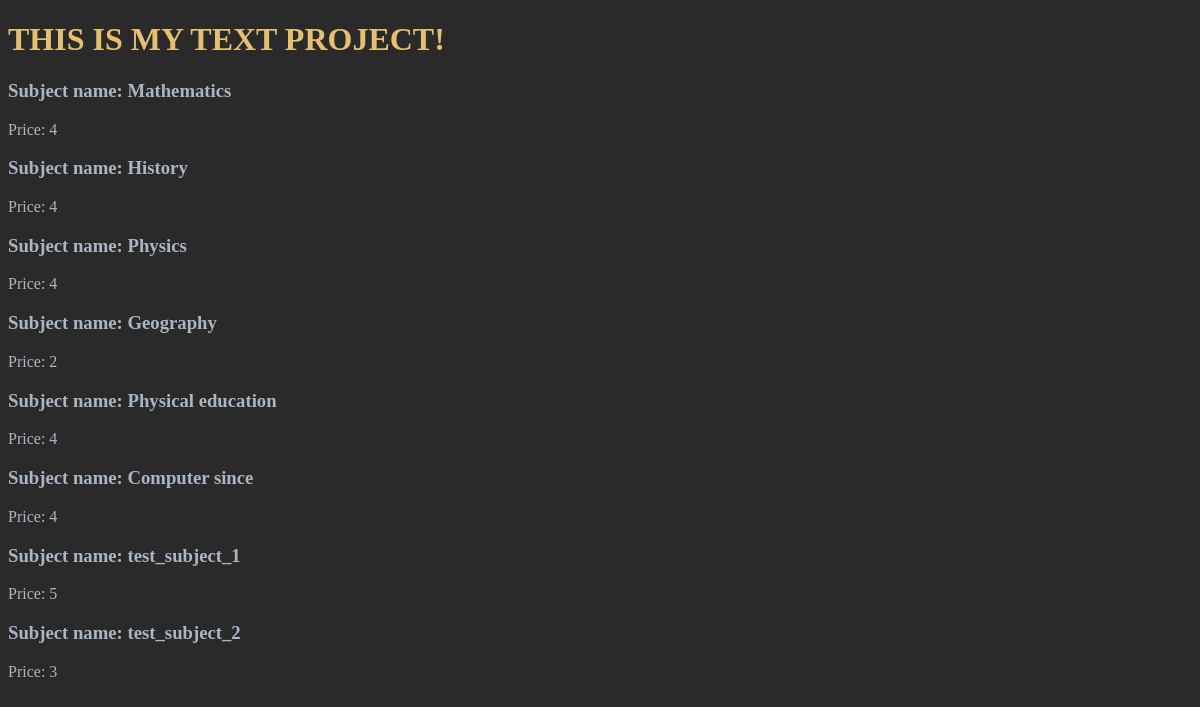
The app's page /t_subjects/ (signed in), older data.
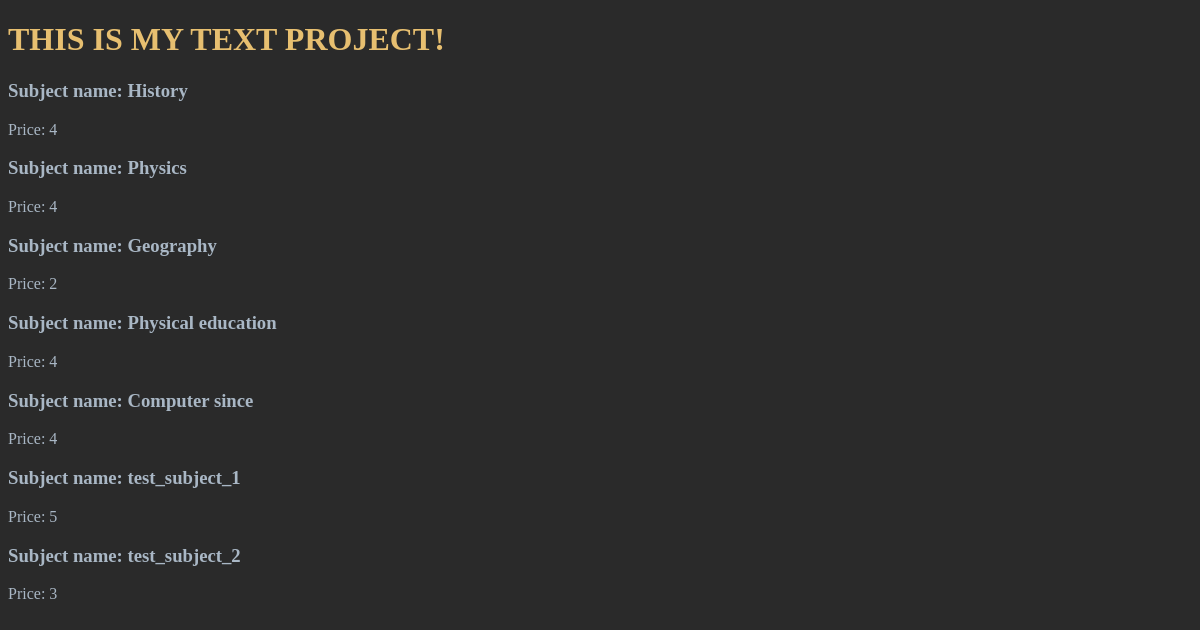
The same page, newer data.
### e_journal_app/models.py (models this page shows, shortened)
class Subject(models.Model):
    title = models.CharField(max_length=50, null=False, blank=False)
    price = models.PositiveSmallIntegerField()

### e_journal_app/views.py (the view)
# urls.py: path('t_subjects/', lessonsView, name='my_subjects'),
def lessonsView(request):
    thisUser = request.user
    all_subjects = Teacher.objects.get(user_id=thisUser).subject.all()
    return render(request,
            template_name='my_subjects.html',
            context={
                'subjects': all_subjects
            })

### templates/my_subjects.html
{% extends 'base.html' %}
{% block content %}
    {% for subject in subjects %}
        <h3>Subject name: {{ subject.title }}</h3>
        <p>Price: {{ subject.price }}</p>
    {% endfor %}
{% endblock content %}

### templates/base.html (shortened to what this page needs)
<!DOCTYPE html>
<html lang="en">
<head>
</head>
<body>
    <h1>THIS IS MY TEXT PROJECT!</h1>
    {% block content %}
    {% endblock content %}
</body>
</html>

### templates/base.html (style rules this page uses)
body { background-color: #2a2a2a; color: #a9b7c5; }
h1, h2 { color: #e7bf70; }

Row changes from the older to the newer data that the page shows:
removed Subject: title "Mathematics", price "4"
